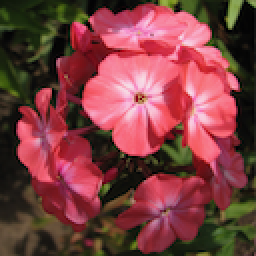
#> input picture bunga/0001.png, 128 x 128 px, found by its file name (shown 2 times larger)
$ jupyter execute ip_canny.ipynb
#> lines starting #> are read from the running program, lines starting #| are printed output that depends on the picture; after the words box and inside, x2 and y2 are one past the last pixel; in counts of white or black regions, pixels touching at a corner belong together
<a href="https://colab.research.google.com/github/robbi621/temu_kembali_citra/blob/main/image_processing/ip_canny.ipynb" target="_parent"></a>

[cell 1]
from google.colab import drive
drive.mount('/content/drive')

[cell 2]
# import the necessary packages
import matplotlib.pyplot as plt
import cv2

[cell 3]
def plt_imshow(title, image):
	# convert the image frame BGR to RGB color space and display it
	image = cv2.cvtColor(image, cv2.COLOR_BGR2RGB)
	plt.imshow(image)
	plt.title(title)
	plt.grid(False)
	plt.show()

[cell 4]
# since we are using Jupyter Notebooks we can replace our argument
# parsing code with *hard coded* arguments and values
args = {
    "image": "/content/drive/MyDrive/TKC/0001.png"
}

[cell 5]
# load the image, convert it to grayscale, and blur it slightly
image = cv2.imread(args["image"])
#> image is the input picture: shape (128, 128, 3); mean B, G, R 64.3, 63.1, 124
gray = cv2.cvtColor(image, cv2.COLOR_BGR2GRAY)
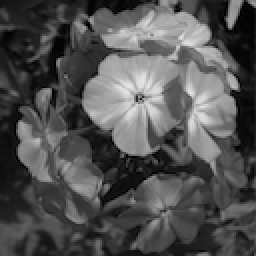
#> gray: shape (128, 128) (shown 2 times larger); min 0, max 229, mean 81.4
blurred = cv2.GaussianBlur(gray, (5, 5), 0)
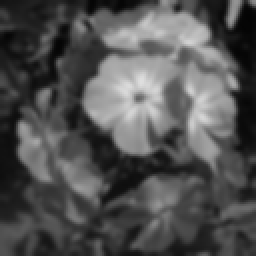
#> blurred: shape (128, 128) (shown 2 times larger); min 4, max 222, mean 81.4

# show the original and blurred images
plt_imshow("Original", image)
plt_imshow("Blurred", blurred)

[cell 6]
# compute a "wide", "mid-range", and "tight" threshold for the edges
# using the Canny edge detector
wide = cv2.Canny(blurred, 10, 200)
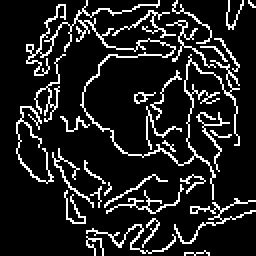
#> wide: shape (128, 128) (shown 2 times larger); 12.9% white in thin lines or dots
mid = cv2.Canny(blurred, 30, 150)
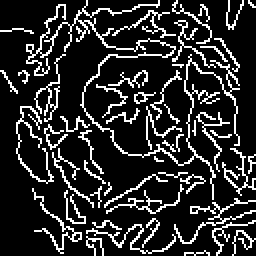
#> mid: shape (128, 128) (shown 2 times larger); 16.9% white in thin lines or dots
tight = cv2.Canny(blurred, 240, 250)
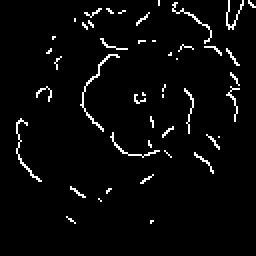
#> tight: shape (128, 128) (shown 2 times larger); 3.5% white in thin lines or dots, all inside (x1, y1, x2, y2) = (8, 0, 128, 112)

# show the output Canny edge maps
plt_imshow("Wide Edge Map", wide)
#> in plt_imshow (call 3), `image = cv2.cvtColor(image, cv2.COLOR_BGR2RGB)`: image: shape (128, 128, 3); 12.9% white in thin lines or dots
plt_imshow("Mid Edge Map", mid)
#> in plt_imshow (call 4), `image = cv2.cvtColor(image, cv2.COLOR_BGR2RGB)`: image: shape (128, 128, 3); 16.9% white in thin lines or dots
plt_imshow("Tight Edge Map", tight)

$ run again, with bunga/0002.png copied over bunga/0001.png
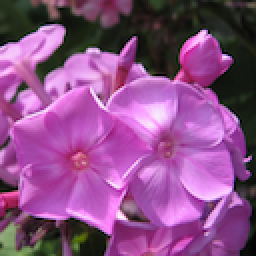
#> input picture bunga/0002.png, 128 x 128 px, found by its file name (shown 2 times larger)
#> image is the input picture: shape (128, 128, 3); mean B, G, R 135.1, 78.9, 139.8
#> `wide = cv2.Canny(blurred, 10, 200)`:
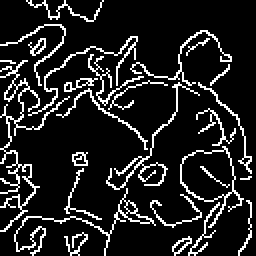
#> wide: shape (128, 128) (shown 2 times larger); 13.1% white in thin lines or dots
#> mid: shape (128, 128); 14.8% white in thin lines or dots
#> `tight = cv2.Canny(blurred, 240, 250)`:
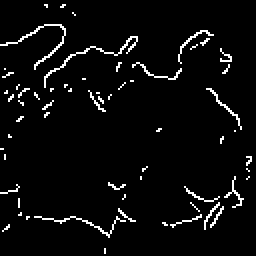
#> tight: shape (128, 128) (shown 2 times larger); 4.3% white in thin lines or dots
#> image: shape (128, 128, 3); 13.1% white in thin lines or dots
#> image: shape (128, 128, 3); 14.8% white in thin lines or dots
#> image: shape (128, 128, 3); 4.3% white in thin lines or dots

$ run again, with bunga/0003.png copied over bunga/0001.png
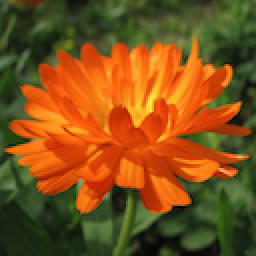
#> input picture bunga/0003.png, 128 x 128 px, found by its file name (shown 2 times larger)
#> image is the input picture: shape (128, 128, 3); mean B, G, R 26.1, 80.8, 126.9
#> `wide = cv2.Canny(blurred, 10, 200)`:
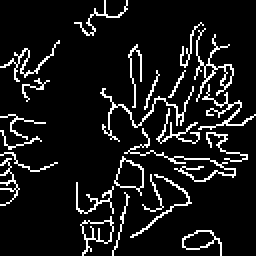
#> wide: shape (128, 128) (shown 2 times larger); 9.6% white in thin lines or dots
#> mid: shape (128, 128); 14.2% white in thin lines or dots
#> `tight = cv2.Canny(blurred, 240, 250)`:
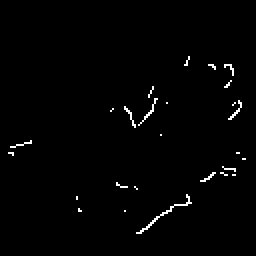
#> tight: shape (128, 128) (shown 2 times larger); 1.2% white in thin lines or dots, all inside (x1, y1, x2, y2) = (4, 28, 123, 117)
#> image: shape (128, 128, 3); 9.6% white in thin lines or dots
#> image: shape (128, 128, 3); 14.2% white in thin lines or dots
